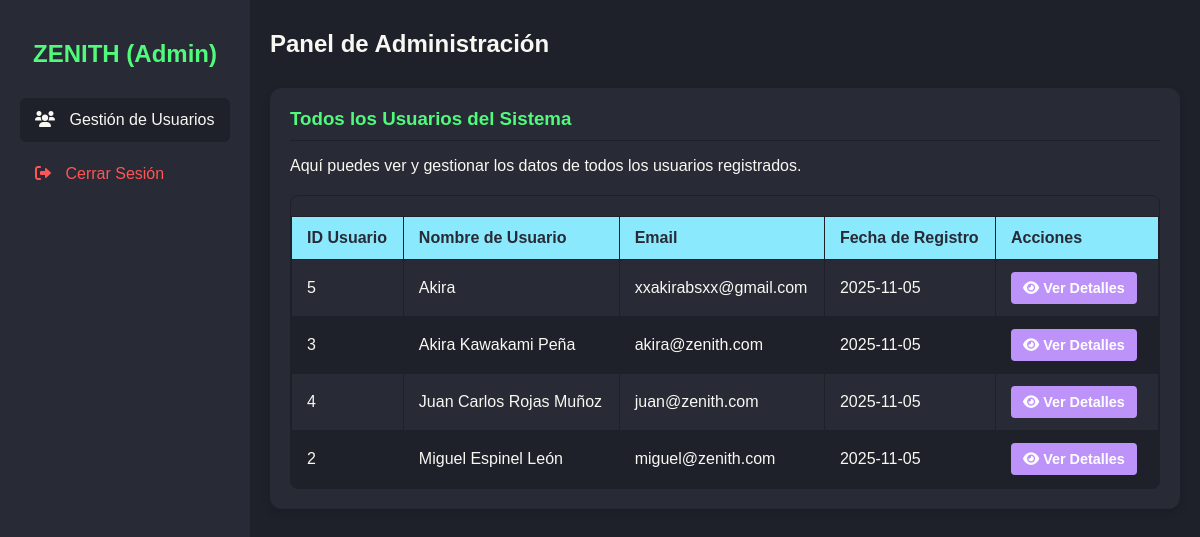
The app's page /admin (signed in) with its own data.
### models.py (models this page shows, shortened)
class Usuario(db.Model):
    id_usuario = db.Column(db.Integer, primary_key=True)
    nombre_usuario = db.Column(db.String(100), nullable=False)
    email = db.Column(db.String(120), unique=True, nullable=False)
    password_hash = db.Column(db.String(128), nullable=False)
    fecha_registro = db.Column(db.Date, default=datetime.utcnow)
    is_admin = db.Column(db.Boolean, default=False, nullable=False)
    consumos = db.relationship('Consumo', backref='usuario', lazy=True, cascade="all, delete-orphan")
    consumos_anuales = db.relationship('Consumo_Anual_Historico', backref='usuario', lazy=True, cascade="all, delete-orphan")
    alertas = db.relationship('Alerta', backref='usuario', lazy=True, cascade="all, delete-orphan")
    facturas = db.relationship('Factura', backref='usuario', lazy=True, cascade="all, delete-orphan")
    ahorros = db.relationship('Ahorro', backref='usuario', lazy=True, cascade="all, delete-orphan")
    evaluaciones = db.relationship('Evaluacion', backref='usuario', lazy=True, cascade="all, delete-orphan")

### app.py (the view)
@app.route('/admin')
@admin_required
def admin_dashboard():
    all_users = Usuario.query.filter_by(is_admin=False).order_by(Usuario.nombre_usuario).all()
    return render_template('admin.html', all_users=all_users)

### app.py (called while the page is built)
def admin_required(f):
    @wraps(f)
    def decorated_function(*args, **kwargs):
        if 'user_id' not in session or not session.get('is_admin'):
            flash('Debes ser administrador para acceder a esta página.', 'danger')
            return redirect(url_for('inicio'))
        return f(*args, **kwargs)
    return decorated_function

### templates/admin.html (shortened to what this page needs)
<!DOCTYPE html>
<html lang="es" id="html">
<head>
    <link rel="stylesheet" href="{{ url_for('static', filename='styles.css') }}">
    <link rel="stylesheet" href="{{ url_for('static', filename='admin_styles.css') }}">
    <link rel="stylesheet" href="https://cdnjs.cloudflare.com/ajax/libs/font-awesome/6.0.0-beta3/css/all.min.css">
</head>
<body>
    <div class="app-container">
        <aside class="sidebar">
            <h1 class="logo">ZENITH (Admin)</h1>
            <nav class="menu">
                <ul>
                    <li class="active"><a href="{{ url_for('admin_dashboard') }}"><i class="fas fa-users"></i> Gestión de Usuarios</a></li>
                    <li><a href="{{ url_for('logout') }}" style="color: var(--danger-color);"><i class="fas fa-sign-out-alt"></i> Cerrar Sesión</a></li>
                </ul>
            </nav>
        </aside>
        <main class="main-content">
            <header class="header">
                <h2>Panel de Administración</h2>
            </header>
            <section class="view active">
                <div class="card">
                    <h3>Todos los Usuarios del Sistema</h3>
                    <p>Aquí puedes ver y gestionar los datos de todos los usuarios registrados.</p>
                    <div class="table-container">
                        <table id="adminUserTable">
                            <thead>
                                <tr>
                                    <th>ID Usuario</th>
                                    <th>Nombre de Usuario</th>
                                    <th>Email</th>
                                    <th>Fecha de Registro</th>
                                    <th>Acciones</th>
                                </tr>
                            </thead>
                            <tbody>
                                {% if all_users %}
                                    {% for user in all_users %}
                                    <tr>
                                        <td>{{ user.id_usuario }}</td>
                                        <td>{{ user.nombre_usuario }}</td>
                                        <td>{{ user.email }}</td>
                                        <td>{{ user.fecha_registro.strftime('%Y-%m-%d') }}</td>
                                        <td>
                                            <a href="{{ url_for('admin_view_user', user_id=user.id_usuario) }}" class="admin-action-btn view">
                                                <i class="fas fa-eye"></i> Ver Detalles
                                            </a>
                                        </td>
                                    </tr>
                                    {% endfor %}
                                {% else %}
                                    <tr><td colspan="5" style="text-align: center;">No hay usuarios registrados.</td></tr>
                                {% endif %}
                            </tbody>
                        </table>
                    </div>
                </div>
            </section>
        </main>
    </div>
</body>
</html>

### static/styles.css (style rules this page uses)
:root { --bg-color: #1e202a; --card-bg: #282a36; --text-color: #f8f8f2; --primary-color: #50fa7b; --secondary-color: #50fa7b; --accent-color: #8be9fd; --danger-color: #ff5555; --link-color: #bd93f9; }
* { box-sizing: border-box; }
body { font-family: 'Poppins', sans-serif; margin: 0; padding: 0; background-color: var(--bg-color); color: var(--text-color); overflow-x: hidden; }
.app-container { display: flex; min-height: 100vh; width: 100%; overflow-x: hidden; }
.sidebar { width: 250px; flex-shrink: 0; background-color: var(--card-bg); color: var(--text-color); padding: 20px; height: 100vh; position: sticky; top: 0; overflow-y: auto; z-index: 100; transition: width 0.3s ease; }
.main-content { flex-grow: 1; padding: 20px; background-color: var(--bg-color); min-width: 0; overflow-x: hidden; }
.logo { color: var(--primary-color); text-align: center; margin-bottom: 30px; font-weight: 600; }
.menu ul { list-style: none; padding: 0; margin: 0; }
.menu li { margin-bottom: 10px; padding: 8px 10px; border-radius: 6px; transition: background-color 0.2s; }
.menu li.active, .menu li:hover { background-color: var(--bg-color); }
.menu a { color: var(--text-color); text-decoration: none; display: block; padding: 5px; }
.menu a i { margin-right: 10px; }
.header { display: flex; justify-content: space-between; align-items: center; margin-bottom: 20px; padding: 10px 0; }
.header h2 { color: var(--text-color); font-weight: 600; margin: 0; }
.card { background-color: var(--card-bg); padding: 20px; border-radius: 12px; box-shadow: 0 4px 10px rgba(0, 0, 0, 0.1); transition: transform 0.2s; }
.card h3, .card h4 { color: var(--primary-color); margin-top: 0; border-bottom: 1px solid var(--bg-color); padding-bottom: 10px; margin-bottom: 15px; }
.view { display: none; animation: fadeIn 0.5s; }
.view.active { display: block; }
.table-container { overflow-x: auto; border: 1px solid var(--bg-color); border-radius: 8px; margin-top: 20px; }

### static/admin_styles.css (style rules this page uses)
body { background-color: var(--bg-color); color: var(--text-color); }
#adminUserTable, #adminConsumoTable, #adminAlertaTable, #adminFacturaTable { width: 100%; border-collapse: collapse; margin-top: 20px; }
#adminUserTable th, #adminUserTable td, #adminConsumoTable th, #adminConsumoTable td, #adminAlertaTable th, #adminAlertaTable td, #adminFacturaTable th, #adminFacturaTable td { padding: 12px 15px; text-align: left; border: 1px solid var(--bg-color); }
#adminUserTable thead, #adminConsumoTable thead, #adminAlertaTable thead, #adminFacturaTable thead { background-color: var(--accent-color); color: var(--card-bg); }
#adminUserTable tbody tr:nth-child(even), #adminConsumoTable tbody tr:nth-child(even), #adminAlertaTable tbody tr:nth-child(even), #adminFacturaTable tbody tr:nth-child(even) { background-color: var(--bg-color); }
.admin-action-btn { padding: 8px 12px; border-radius: 4px; text-decoration: none; font-weight: 600; font-size: 0.9em; cursor: pointer; border: none; display: inline-block; transition: all 0.2s ease; margin-right: 5px; vertical-align: middle; }
.admin-action-btn.view { background-color: var(--link-color); color: #fff; }

### records on screen
Usuario: id_usuario "5", nombre_usuario "Akira", email "xxakirabsxx@gmail.com", fecha_registro "2025-11-05"
Usuario: id_usuario "3", nombre_usuario "Akira Kawakami Peña", email "akira@zenith.com", fecha_registro "2025-11-05"
Usuario: id_usuario "4", nombre_usuario "Juan Carlos Rojas Muñoz", email "juan@zenith.com", fecha_registro "2025-11-05"
Usuario: id_usuario "2", nombre_usuario "Miguel Espinel León", email "miguel@zenith.com", fecha_registro "2025-11-05"
